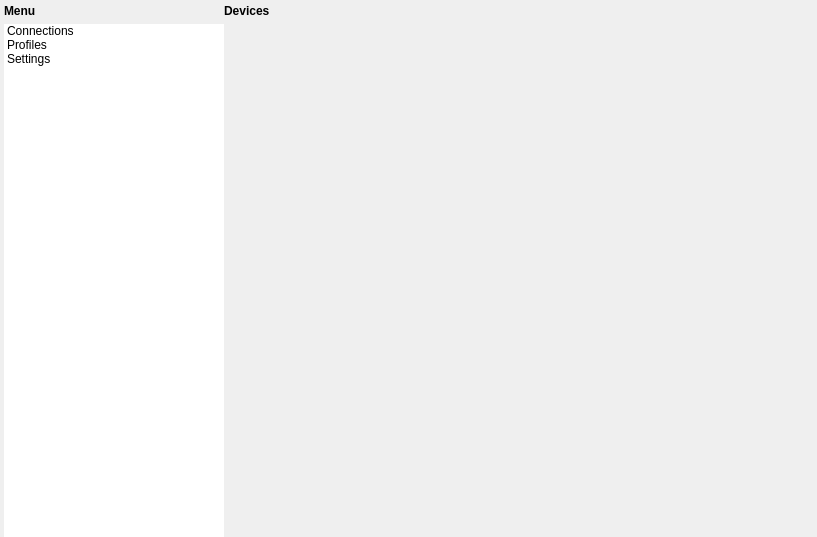
<?xml version="1.0" encoding="UTF-8"?>
<ui version="4.0">
 <class>MainWindow</class>
 <widget class="QMainWindow" name="MainWindow">
  <property name="geometry">
   <rect>
    <x>0</x>
    <y>0</y>
    <width>817</width>
    <height>537</height>
   </rect>
  </property>
  <property name="windowTitle">
   <string>MainWindow</string>
  </property>
  <widget class="QWidget" name="centralWidget">
   <layout class="QHBoxLayout" name="horizontalLayout">
    <property name="spacing">
     <number>0</number>
    </property>
    <property name="margin">
     <number>0</number>
    </property>
    <item>
     <layout class="QVBoxLayout" name="verticalLayout">
      <property name="leftMargin">
       <number>4</number>
      </property>
      <property name="topMargin">
       <number>4</number>
      </property>
      <item>
       <widget class="QLabel" name="label">
        <property name="font">
         <font>
          <weight>75</weight>
          <bold>true</bold>
         </font>
        </property>
        <property name="text">
         <string>Menu</string>
        </property>
       </widget>
      </item>
      <item>
       <widget class="QListWidget" name="list">
        <property name="maximumSize">
         <size>
          <width>220</width>
          <height>16777215</height>
         </size>
        </property>
        <property name="frameShape">
         <enum>QFrame::NoFrame</enum>
        </property>
        <property name="frameShadow">
         <enum>QFrame::Plain</enum>
        </property>
        <property name="autoScrollMargin">
         <number>19</number>
        </property>
        <property name="iconSize">
         <size>
          <width>32</width>
          <height>32</height>
         </size>
        </property>
        <property name="spacing">
         <number>2</number>
        </property>
        <property name="uniformItemSizes">
         <bool>true</bool>
        </property>
        <property name="wordWrap">
         <bool>true</bool>
        </property>
        <property name="selectionRectVisible">
         <bool>true</bool>
        </property>
        <item>
         <property name="text">
          <string>Connections</string>
         </property>
         <property name="icon">
          <iconset resource="../data/data.qrc">
           <normaloff>:/connections.png</normaloff>:/connections.png</iconset>
         </property>
        </item>
        <item>
         <property name="text">
          <string>Profiles</string>
         </property>
         <property name="icon">
          <iconset resource="../data/data.qrc">
           <normaloff>:/profile.png</normaloff>:/profile.png</iconset>
         </property>
        </item>
        <item>
         <property name="text">
          <string>Settings</string>
         </property>
         <property name="icon">
          <iconset resource="../data/data.qrc">
           <normaloff>:/settings.png</normaloff>:/settings.png</iconset>
         </property>
        </item>
       </widget>
      </item>
     </layout>
    </item>
    <item>
     <layout class="QVBoxLayout" name="verticalLayout_2">
      <property name="topMargin">
       <number>4</number>
      </property>
      <property name="rightMargin">
       <number>0</number>
      </property>
      <item>
       <widget class="QLabel" name="label_2">
        <property name="font">
         <font>
          <weight>75</weight>
          <bold>true</bold>
         </font>
        </property>
        <property name="text">
         <string>Devices</string>
        </property>
       </widget>
      </item>
      <item>
       <widget class="QStackedWidget" name="stackedWidget">
        <widget class="QWidget" name="page">
         <layout class="QVBoxLayout" name="verticalLayout_3">
          <item>
           <widget class="QScrollArea" name="scrollArea">
            <property name="frameShape">
             <enum>QFrame::NoFrame</enum>
            </property>
            <property name="verticalScrollBarPolicy">
             <enum>Qt::ScrollBarAsNeeded</enum>
            </property>
            <property name="horizontalScrollBarPolicy">
             <enum>Qt::ScrollBarAsNeeded</enum>
            </property>
            <property name="widgetResizable">
             <bool>true</bool>
            </property>
            <widget class="QWidget" name="scrollAreaWidgetContents">
             <property name="geometry">
              <rect>
               <x>0</x>
               <y>0</y>
               <width>398</width>
               <height>507</height>
              </rect>
             </property>
            </widget>
           </widget>
          </item>
         </layout>
        </widget>
        <widget class="QWidget" name="page_2"/>
       </widget>
      </item>
     </layout>
    </item>
   </layout>
  </widget>
 </widget>
 <layoutdefault spacing="6" margin="11"/>
 <resources>
  <include location="../data/data.qrc"/>
 </resources>
 <connections/>
</ui>
